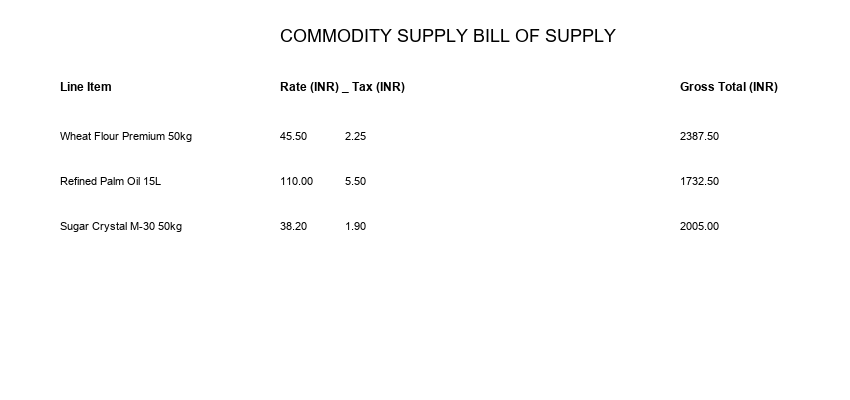
#> input picture research/loop23/tables/COHORT_H_04_NARROW_GUTTER_INVOICE.png, 850 x 400 px, found by its file name
$ python test_endswith_zero.py
#> lines starting #> are read from the running program, lines starting #| are printed output that depends on the picture
### src/docuready/ingest/table_association.py
"""
Table-Aware Evidence Extraction, Spatial Cell Association & Provenance Tracking
DocuReady - Structured Ingestion Subsystem

Provides robust, offline, geometry-driven table detection and field-to-cell association:
  - Detects column gutters and horizontal row boundaries using 1D projection profiling
  - Reconstructs 2D cell grids without destructive whole-image cropping
  - Separates full-width title banners from multi-column tabular bodies
  - Binds OCR word tokens to (row, column) coordinates with center-point membership
  - Distinguishes header rows, label cells, and value cells
  - Detects spatial ambiguity (e.g. cross-column bridging words) for safe abstention
  - Preserves complete spatial provenance for downstream evidence verification
"""

from __future__ import annotations

import difflib
import re
import unicodedata
from dataclasses import dataclass, field
from typing import Any, Dict, List, Optional, Tuple

import numpy as np

from docuready.ingest.identifier_validation import (
    validate_identifier_syntax_and_ambiguity,
    sanitize_identifier_token,
)


@dataclass
class TableCell:
    """Represents a discrete structural cell within a table grid."""
    row: int
    col: int
    bbox: Tuple[int, int, int, int]  # (left, top, right, bottom) in pixels
    text: str = ""
    words: List[Dict[str, Any]] = field(default_factory=list)
    conf: float = 0.0
    is_header: bool = False
    is_ambiguous: bool = False


@dataclass
class TableGrid:
    """Represents an assembled 2D table grid with row and column semantics."""
    bbox: Tuple[int, int, int, int]
    num_rows: int
    num_cols: int
    col_boundaries: List[Tuple[int, int]]  # [(left, right), ...]
    row_boundaries: List[Tuple[int, int]]  # [(top, bottom), ...]
    col_headers: List[str]
    cells: List[TableCell]
    rows: List[List[TableCell]] = field(default_factory=list)
    banner_text: str = ""


@dataclass
class FieldEvidence:
    """Traceable evidence binding an extracted field to its spatial cell origin."""
    field_name: str
    value: str
    raw_text: str
    bbox: Tuple[int, int, int, int]
    row_idx: int
    col_idx: int
    col_header: str
    confidence: float
    is_ambiguous: bool
    provenance: Dict[str, Any]
    verification_decision: str = "VERIFY"
    abstention_reason: Optional[str] = None


# [156 lines left out: functions normalize_token_text, extract_word_tokens, cluster_rows, detect_column_gutters_from_multi_rows, not called in this run]


def refine_cell_decimal_point(cell_text: str, cell_crop: Any) -> str:
    """
    Detects dropped baseline decimal points and micro-font digit confusions in
    low-resolution OCR crops using fast pixel morphology (NumPy).
    1. Isolated baseline decimal dot:
       Requires active ink bounding box, zero upper ink, zero ink above the dot,
       and strict whitespace flanking to avoid character strokes.
       Enforces baseline contact (touching bottom or bottom - 1) to protect integers (e.g. 88, 48).
    2. Micro-glyph 4 vs 8 disambiguation:
       For sub-12px glyph heights where Tesseract LSTM confounds the triangular opening of 4 as 8,
       verifies whether beneath the horizontal crossbar the lower-left quadrant is empty.
    Execution time: ~0.05ms per check (pure NumPy, zero subprocess overhead).
    """
    if not cell_text or cell_crop is None:
        return cell_text

    text = cell_text

    # --- Part 1: Dropped Decimal Point Recovery ---
    if "." not in text:
        clean_digits = re.sub(r"^(Rs\.?|INR|₹)\s*", "", text, flags=re.IGNORECASE).replace(",", "").strip()
        # Only evaluate numeric tokens of length 2 to 5 that don't end in two zeros (if >= 1000)
        if clean_digits.isdigit() and (2 <= len(clean_digits) <= 5):
            if not (len(clean_digits) >= 4 and clean_digits.endswith("00")):
                try:
                    if hasattr(cell_crop, "convert"):
                        arr = np.array(cell_crop.convert("L"))
                    elif isinstance(cell_crop, np.ndarray):
                        arr = cell_crop
                    else:
                        arr = None

                    if arr is not None:
                        h, w = arr.shape[:2]
                        if h >= 6 and w >= 8:
                            thresh = (int(arr.min()) + int(arr.max())) // 2
                            binary = arr < thresh  # True for ink (dark)

                            # Strip boundary grid line strokes touching edges separated by blank rows/cols
                            for _ in range(2):
                                r_ink = binary.sum(axis=1)
                                if len(r_ink) > 2 and r_ink[0] >= w * 0.7 and r_ink[1] == 0:
                                    binary[0, :] = False
                                if len(r_ink) > 2 and r_ink[-1] >= w * 0.7 and r_ink[-2] == 0:
                                    binary[-1, :] = False
                                c_ink = binary.sum(axis=0)
                                if len(c_ink) > 2 and c_ink[0] >= h * 0.7 and c_ink[1] == 0:
                                    binary[:, 0] = False
                                if len(c_ink) > 2 and c_ink[-1] >= h * 0.7 and c_ink[-2] == 0:
                                    binary[:, -1] = False

                            row_ink = binary.sum(axis=1)
                            col_ink = binary.sum(axis=0)
                            active_rows = np.where(row_ink > 0)[0]
                            active_cols = np.where(col_ink > 0)[0]

                            if len(active_rows) > 0 and len(active_cols) > 0:
                                top, bottom = active_rows.min(), active_rows.max()
                                left, right = active_cols.min(), active_cols.max()
                                char_h = bottom - top + 1
                                char_w_span = right - left + 1

                                if char_h >= 6 and char_w_span >= 8:
                                    baseline_start = top + int(char_h * 0.65)
                                    upper_end = baseline_start
                                    found_dot_x = None

                                    for dw in [1, 2, 3]:
                                        if found_dot_x is not None:
                                            break
                                        for c in range(left + 2, right - dw - 1):
                                            cols = list(range(c, c + dw))
                                            # Zero ink in upper zone
                                            if binary[top:upper_end, cols].sum() > 0:
                                                continue

                                            base_sub = binary[baseline_start:bottom + 1, cols]
                                            dot_ink_count = base_sub.sum()
                                            if not (1 <= dot_ink_count <= 6):
                                                continue

                                            dot_r, dot_c = np.where(base_sub)
                                            dot_h = dot_r.max() - dot_r.min() + 1
                                            if dot_h > 3:
                                                continue

                                            abs_dot_rows = baseline_start + dot_r
                                            min_r, max_r = abs_dot_rows.min(), abs_dot_rows.max()

                                            # Baseline contact: must touch bottom or bottom - 1
                                            if max_r < bottom - 1:
                                                continue

                                            # Left and right isolation
                                            if binary[min_r:max_r + 1, c - 1].sum() > 0:
                                                continue
                                            if binary[min_r:max_r + 1, c + dw].sum() > 0:
                                                continue

                                            # Above isolation
                                            above_check_top = max(top, min_r - 2)
                                            if min_r > above_check_top and binary[above_check_top:min_r, cols].sum() > 0:
                                                continue

                                            found_dot_x = c + (dw - 1) / 2.0
                                            break

                                    if found_dot_x is not None:
                                        num_chars = len(clean_digits)
                                        rel_x = (found_dot_x - left) / float(char_w_span)
                                        insert_idx = int(round(rel_x * num_chars))
                                        insert_idx = max(1, min(insert_idx, num_chars - 1))
                                        refined = clean_digits[:insert_idx] + "." + clean_digits[insert_idx:]
                                        text = text.replace(clean_digits, refined)
                except Exception:
                    pass

    # --- Part 2: Micro-Glyph 4 vs 8 Disambiguation ---
    clean_num = re.sub(r"^(Rs\.?|INR|₹)\s*", "", text, flags=re.IGNORECASE).replace(",", "").strip()
    if clean_num.isdigit() and "8" in clean_num:
        try:
            if hasattr(cell_crop, "convert"):
                arr = np.array(cell_crop.convert("L"))
            elif isinstance(cell_crop, np.ndarray):
                arr = cell_crop
            else:
                arr = None

            if arr is not None:
                thresh = (int(arr.min()) + int(arr.max())) // 2
                binary = arr < thresh
                row_ink = binary.sum(axis=1)
                active_r = np.where(row_ink > 0)[0]
                if len(active_r) >= 6 and (active_r.max() - active_r.min() + 1) <= 12:
                    col_ink = binary[active_r.min():active_r.max() + 1, :].sum(axis=0)
                    active_c = np.where(col_ink > 0)[0]
                    if len(active_c) > 0:
                        c_left, c_right = active_c.min(), active_c.max()
                        num_chars = len(clean_num)
                        char_w = (c_right - c_left + 1) / float(num_chars)

                        chars = list(clean_num)
                        changed = False
                        for idx, ch in enumerate(chars):
                            if ch == "8":
                                ch_c1 = int(c_left + idx * char_w)
                                ch_c2 = int(c_left + (idx + 1) * char_w)
                                ch_bin = binary[active_r.min():active_r.max() + 1, ch_c1:ch_c2]
                                row_sums = ch_bin.sum(axis=1)
                                if len(row_sums) >= 6:
                                    bar_row = int(np.argmax(row_sums))
                                    if 2 <= bar_row < len(ch_bin) - 1:
                                        below_bar = ch_bin[bar_row + 1:, :]
                                        mid_w = ch_bin.shape[1] // 2
                                        left_below = below_bar[:, :mid_w].sum()
                                        right_below = below_bar[:, mid_w:].sum()
                                        if left_below == 0 and right_below > 0:
                                            chars[idx] = "4"
                                            changed = True
                        if changed:
                            new_num = "".join(chars)
                            text = text.replace(clean_num, new_num)
        except Exception:
            pass

    return text


# [836 lines left out: functions resolve_narrow_gutter_cell_token, build_table_grid, canonical_ocr_key, find_matching_row_evidence_guided, extract_cell_by_intersection, extract_field_by_spatial_association and 1 more, not called in this run]

### research/loop23/test_endswith_zero.py
import sys
from pathlib import Path
from PIL import Image

sys.path.insert(0, str(Path(".").resolve()))
from docuready.ingest.table_association import refine_cell_decimal_point

img_inv = Image.open("research/loop23/tables/COHORT_H_04_NARROW_GUTTER_INVOICE.png")
#> img_inv is the input picture: PIL image 850x400 RGB; min 0, max 255, mean 252.2
# '45.50' is at left=280, top=132, right=307, bot=141
crop_4550 = img_inv.crop((280 - 5, 132 - 5, 307 + 5, 141 + 5))
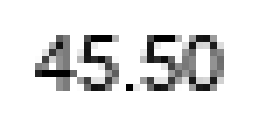
#> crop_4550: PIL image 37x19 RGB (shown 7 times larger); min 0, max 255, mean 229.6

# Also check integers: 3100 and 640
img_dec = Image.open("research/loop21/tables/DEC_02_COMMODITY_RATES.png")
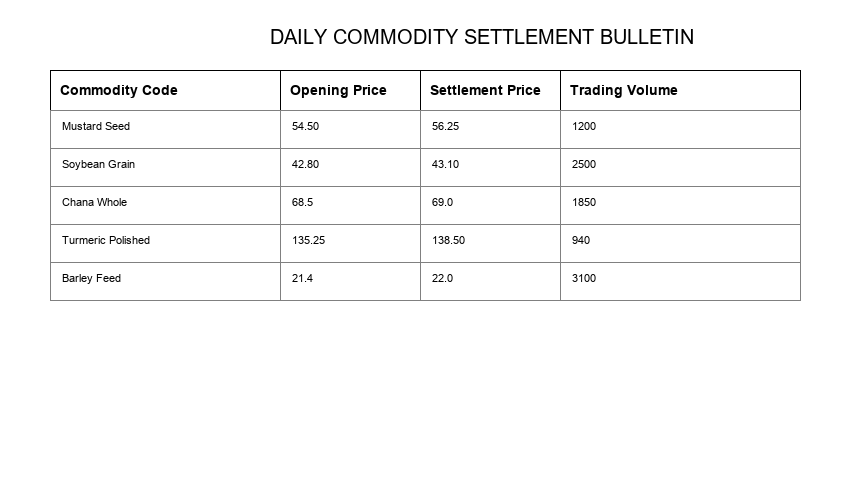
#> input picture research/loop21/tables/DEC_02_COMMODITY_RATES.png, 850 x 480 px, found by its file name
#> img_dec is the input picture: PIL image 850x480 RGB; min 0, max 255, mean 249.2
crop_3100 = img_dec.crop((572 - 5, 274 - 5, 596 + 5, 282 + 5))
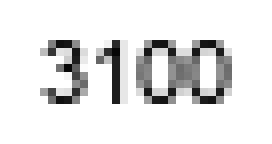
#> crop_3100: PIL image 34x18 RGB (shown 8 times larger); min 5, max 255, mean 229.1

print("Current refine_cell_decimal_point('4550'):", refine_cell_decimal_point("4550", crop_4550))
#> in refine_cell_decimal_point, `thresh = (int(arr.min()) + int(arr.max())) // 2`: thresh = 127
#> in refine_cell_decimal_point, `row_ink = binary.sum(axis=1)`: row_ink = 19 values, max 12 at index 5, min 0 at index 0, mean 3.68
#> in refine_cell_decimal_point, `col_ink = binary.sum(axis=0)`: col_ink = 37 values, max 8 at index 9, min 0 at index 0, mean 1.89
#> in refine_cell_decimal_point, `active_rows = np.where(row_ink > 0)[0]`: active_rows = [5, 6, 7, 8, 9, 10, 11, 12]
#> in refine_cell_decimal_point, `active_cols = np.where(col_ink > 0)[0]`: active_cols = 23 values from 5 to 31
#> in refine_cell_decimal_point, `top, bottom = active_rows.min(), active_rows.max()`: top = 5; bottom = 12
#> in refine_cell_decimal_point, `left, right = active_cols.min(), active_cols.max()`: left = 5; right = 31
#> in refine_cell_decimal_point, `char_h = bottom - top + 1`: char_h = 8
#> in refine_cell_decimal_point, `char_w_span = right - left + 1`: char_w_span = 27
#> in refine_cell_decimal_point, `baseline_start = top + int(char_h * 0.65)`: baseline_start = 10
#> in refine_cell_decimal_point, `rel_x = (found_dot_x - left) / float(char_w_span)`: rel_x = 0.481
#> in refine_cell_decimal_point, `insert_idx = int(round(rel_x * num_chars))`: insert_idx = 2
#> in refine_cell_decimal_point, `refined = clean_digits[:insert_idx] + "." + clean_digits[insert_idx:]`: refined = '45.50'
#| Current refine_cell_decimal_point('4550'): 45.50
print("Current refine_cell_decimal_point('3100'):", refine_cell_decimal_point("3100", crop_3100))
#| Current refine_cell_decimal_point('3100'): 3100
